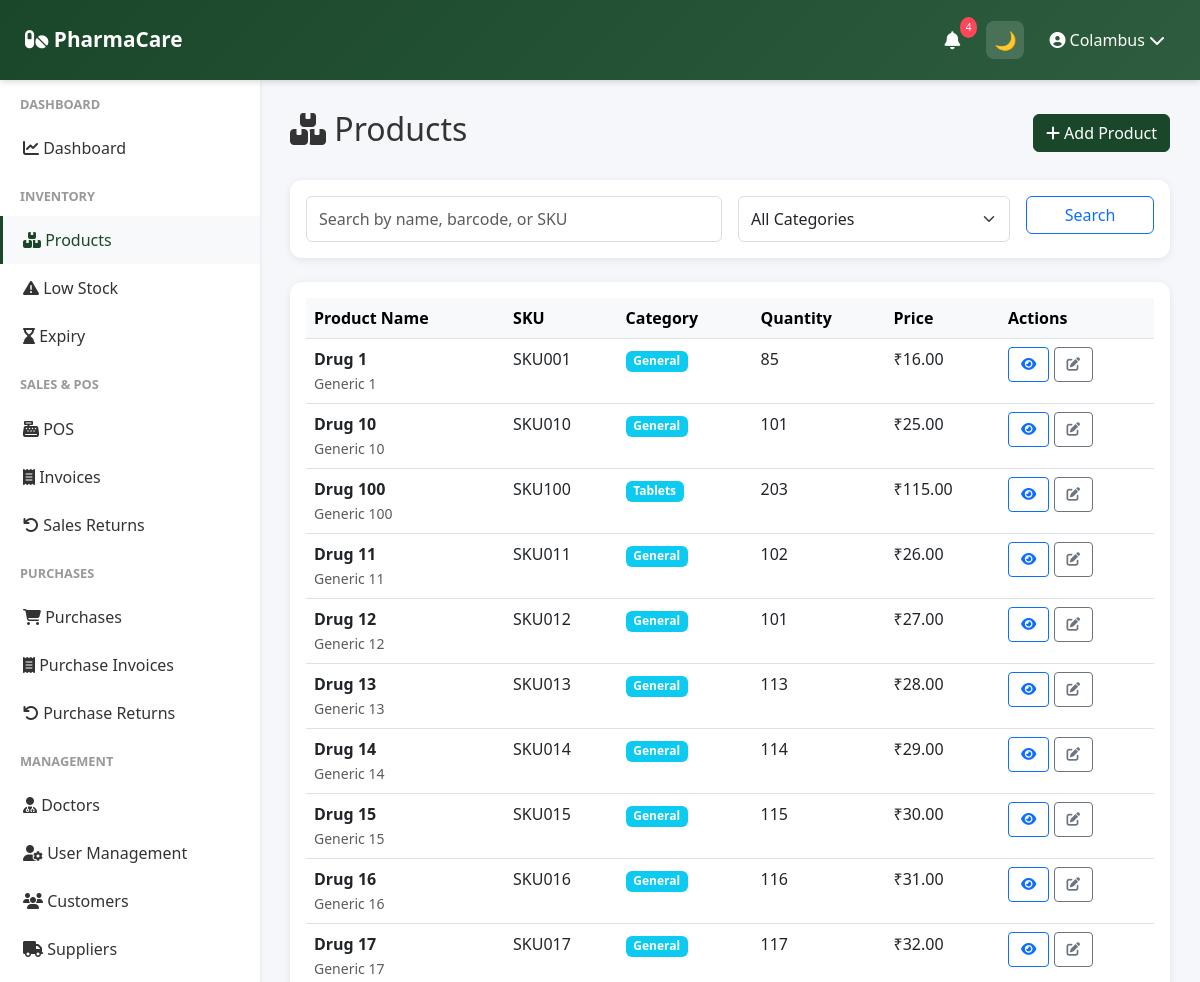
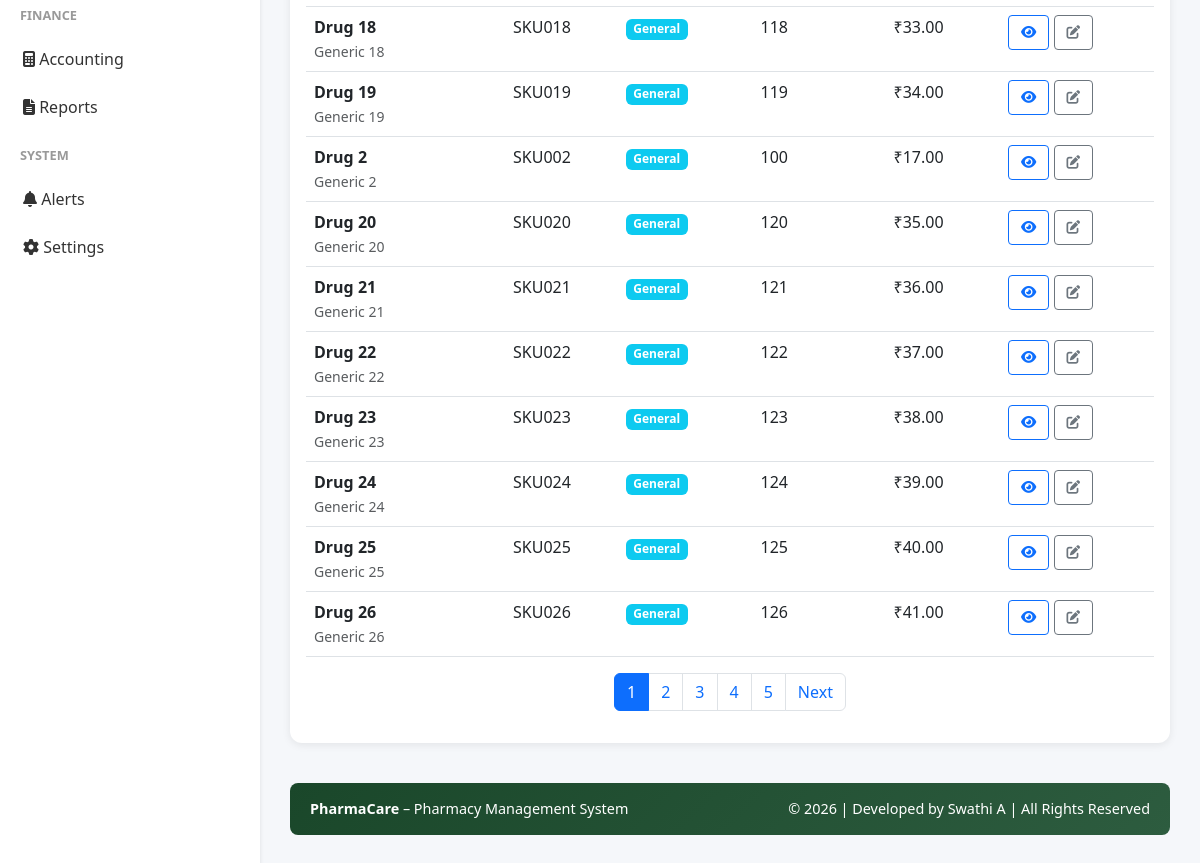
/inventory/products (signed in), run on the app's committed database (2 pictures, top to bottom).
### app/models.py (models this page shows, shortened)
class User(UserMixin, db.Model):
    __tablename__ = 'user'
    id = db.Column(db.Integer, primary_key=True)
    company_id = db.Column(db.Integer, db.ForeignKey('company.id'), nullable=False)
    role = db.Column(db.String(20), default='manager')
    username = db.Column(db.String(255), unique=True, nullable=False)
    password_hash = db.Column(db.String(255), nullable=False)
    is_active = db.Column(db.Boolean, default=True)
    last_login = db.Column(db.DateTime)
    created_date = db.Column(db.DateTime, default=datetime.utcnow)
    updated_date = db.Column(db.DateTime, default=datetime.utcnow, onupdate=datetime.utcnow)
    company = db.relationship('Company', back_populates='user')

class Product(db.Model):
    __tablename__ = 'product'
    id = db.Column(db.Integer, primary_key=True)
    company_id = db.Column(db.Integer, db.ForeignKey('company.id'), nullable=False)
    product_name = db.Column(db.String(255), nullable=False)
    generic_name = db.Column(db.String(255))
    brand = db.Column(db.String(255))
    category = db.Column(db.String(100), nullable=False)
    manufacturer = db.Column(db.String(255))
    batch_number = db.Column(db.String(100))
    barcode = db.Column(db.String(100), unique=True)
    sku = db.Column(db.String(100), unique=True, nullable=False)
    purchase_price = db.Column(db.Float, nullable=False)
    selling_price = db.Column(db.Float, nullable=False)
    mrp = db.Column(db.Float, nullable=False)
    tax_percentage = db.Column(db.Float, default=0)
    manufacturing_date = db.Column(db.DateTime)
    expiry_date = db.Column(db.DateTime)
    quantity = db.Column(db.Integer, default=0)
    minimum_stock_level = db.Column(db.Integer, default=10)
    reorder_level = db.Column(db.Integer, default=20)
    prescription_required = db.Column(db.Boolean, default=False)
    description = db.Column(db.Text)
    image_path = db.Column(db.String(500))
    created_date = db.Column(db.DateTime, default=datetime.utcnow)
    updated_date = db.Column(db.DateTime, default=datetime.utcnow, onupdate=datetime.utcnow)
    is_active = db.Column(db.Boolean, default=True)
    company = db.relationship('Company', back_populates='products')
    stock_movements = db.relationship('StockMovement', back_populates='product', cascade='all, delete-orphan')
    sale_items = db.relationship('SaleItem', back_populates='product', cascade='all, delete-orphan')
    purchase_items = db.relationship('PurchaseItem', back_populates='product', cascade='all, delete-orphan')
    category_id = db.Column(db.Integer, db.ForeignKey('category.id'))
    unit_id = db.Column(db.Integer, db.ForeignKey('unit.id'))
    category_rel = db.relationship('Category', back_populates='products')
    unit_rel = db.relationship('Unit', back_populates='products')

### app/routes/inventory.py (the view, shortened to what this page needs)
@inventory_bp.route('/products')
@login_required
def products_list():
    company_id = current_user.company_id
    page = request.args.get('page', 1, type=int)
    search = request.args.get('search', '')
    query = Product.query.filter_by(company_id=company_id, is_active=True)
    products = query.order_by(Product.product_name).paginate(page=page, per_page=20)
    return render_template('inventory/products_list.html', products=products, search=search)

### app/templates/inventory/products_list.html (shortened to what this page needs)
{% extends "base.html" %}
{% block content %}
<div class="d-flex justify-content-between align-items-center mb-4">
    <h2><i class="fas fa-boxes"></i> Products</h2>
    <a href="{{ url_for('inventory.add_product') }}" class="btn btn-primary">
        <i class="fas fa-plus"></i> Add Product
    </a>
</div>
<div class="card mb-4">
    <div class="card-body">
        <form method="GET" class="row g-3">
            <div class="col-md-6">
                <input type="text" name="search" class="form-control" placeholder="Search by name, barcode, or SKU" value="{{ search }}">
            </div>
            <div class="col-md-4">
                <select name="category" class="form-select">
                    <option value="">All Categories</option>
                </select>
            </div>
            <div class="col-md-2">
                <button type="submit" class="btn btn-outline-primary w-100">Search</button>
            </div>
        </form>
    </div>
</div>
<div class="card">
    <div class="card-body">
        {% if products.items %}
        <div class="table-responsive">
            <table class="table table-hover">
                <thead class="table-light">
                    <tr>
                        <th>Product Name</th>
                        <th>SKU</th>
                        <th>Category</th>
                        <th>Quantity</th>
                        <th>Price</th>
                        <th>Actions</th>
                    </tr>
                </thead>
                <tbody>
                    {% for product in products.items %}
                    <tr>
                        <td>
                            <strong>{{ product.product_name }}</strong><br>
                            <small class="text-muted">{{ product.generic_name or 'N/A' }}</small>
                        </td>
                        <td>{{ product.sku }}</td>
                        <td><span class="badge bg-info">{{ product.category }}</span></td>
                        <td>
                            {% if product.quantity <= product.minimum_stock_level %}
                            <span class="text-danger"><i class="fas fa-exclamation-circle"></i> {{ product.quantity }}</span>
                            {% else %}
                            {{ product.quantity }}
                            {% endif %}
                        </td>
                        <td>₹{{ "%.2f"|format(product.selling_price) }}</td>
                        <td>
                            <a href="{{ url_for('inventory.product_detail', product_id=product.id) }}" class="btn btn-sm btn-outline-primary" title="View">
                                <i class="fas fa-eye"></i>
                            </a>
                            <a href="{{ url_for('inventory.edit_product', product_id=product.id) }}" class="btn btn-sm btn-outline-secondary" title="Edit">
                                <i class="fas fa-edit"></i>
                            </a>
                        </td>
                    </tr>
                    {% endfor %}
                </tbody>
            </table>
        </div>
        {% if products.pages > 1 %}
        <nav aria-label="Page navigation">
            <ul class="pagination justify-content-center">
                {% for page_num in products.iter_pages() %}
                    {% if page_num %}
                    <li class="page-item {% if page_num == products.page %}active{% endif %}">
                        <a class="page-link" href="{{ url_for('inventory.products_list', page=page_num, search=search, category=category) }}">{{ page_num }}</a>
                    </li>
                    {% else %}
                    <li class="page-item disabled"><span class="page-link">...</span></li>
                    {% endif %}
                {% endfor %}
                {% if products.has_next %}
                <li class="page-item">
                    <a class="page-link" href="{{ url_for('inventory.products_list', page=products.next_num, search=search, category=category) }}">Next</a>
                </li>
                {% endif %}
            </ul>
        </nav>
        {% endif %}
        {% else %}
        <p class="text-center text-muted py-4">
            <i class="fas fa-inbox" style="font-size: 2rem; opacity: 0.5;"></i><br>
            No products found. <a href="{{ url_for('inventory.add_product') }}">Add your first product</a>
        </p>
        {% endif %}
    </div>
</div>
{% endblock %}

### app/templates/base.html (shortened to what this page needs)
<!doctype html>
<html lang="en" data-theme="light">
  <head>
    <link
      href="https://cdn.jsdelivr.net/npm/bootstrap@5.3.0/dist/css/bootstrap.min.css"
      rel="stylesheet"
    />
    <link
      rel="stylesheet"
      href="https://cdnjs.cloudflare.com/ajax/libs/font-awesome/6.4.0/css/all.min.css"
    />
  </head>
  <body>
   <nav class="navbar">
  <a class="navbar-brand" href="{{ url_for('dashboard.dashboard') }}">
    <i class="fas fa-pills"></i> PharmaCare
  </a>
  <div class="navbar-right">
    <div class="nav-icon dropdown">
      <a href="#" data-bs-toggle="dropdown">
        <i class="fas fa-bell"></i>
        <span id="alert-badge" class="notification-badge">3</span>
      </a>
    </div>
    <button id="themeToggle" class="nav-icon">
      🌙
    </button>
    <div class="user-menu-navbar dropdown">
      <a href="#" data-bs-toggle="dropdown">
        <i class="fas fa-user-circle"></i>
        {{ current_user.username }}
        <i class="fas fa-chevron-down"></i>
      </a>
    </div>
  </div>
</nav>
    {% if current_user.is_authenticated %}
    <div class="sidebar">
      <nav class="nav flex-column">
        {% if current_user.company and current_user.company.company_name ==
        'Platform Admin' %}
        <div class="nav-section-title">Admin</div>
        <a
          class="nav-link {% if 'admin/companies' in request.path %}active{% endif %}"
          href="{{ url_for('admin.companies_list') }}"
        >
          <i class="fas fa-building"></i> Companies
        </a>
        <a class="nav-link" href="{{ url_for('auth.profile') }}">
          <i class="fas fa-cog"></i> Settings
        </a>
        {% else %}
        <div class="nav-section-title">Dashboard</div>
        <a
          class="nav-link {% if request.endpoint == 'dashboard.dashboard' %}active{% endif %}"
          href="{{ url_for('dashboard.dashboard') }}"
        >
          <i class="fas fa-chart-line"></i> Dashboard
        </a>
        <div class="nav-section-title">Inventory</div>
        <a
          class="nav-link {% if 'inventory' in request.path %}active{% endif %}"
          href="{{ url_for('inventory.products_list') }}"
        >
          <i class="fas fa-boxes"></i> Products
        </a>
        <a
          class="nav-link {% if request.endpoint == 'inventory.low_stock_report' %}active{% endif %}"
          href="{{ url_for('inventory.low_stock_report') }}"
        >
          <i class="fas fa-exclamation-triangle"></i> Low Stock
        </a>
        <a
          class="nav-link {% if request.endpoint == 'inventory.expiry_report' %}active{% endif %}"
          href="{{ url_for('inventory.expiry_report') }}"
        >
          <i class="fas fa-hourglass-end"></i> Expiry
        </a>
        <div class="nav-section-title">Sales & POS</div>
        <a
          class="nav-link {% if request.endpoint == 'sales.pos' %}active{% endif %}"
          href="{{ url_for('sales.pos') }}"
        >
          <i class="fas fa-cash-register"></i> POS
        </a>
        <a
          class="nav-link {% if 'invoices' in request.path %}active{% endif %}"
          href="{{ url_for('sales.invoices_list') }}"
        >
          <i class="fas fa-receipt"></i> Invoices
        </a>
        <a
          class="nav-link {% if request.endpoint == 'sales.sales_returns_list' %}active{% endif %}"
          href="{{ url_for('sales.sales_returns_list') }}"
        >
          <i class="fas fa-undo"></i> Sales Returns
        </a>
<div class="nav-section-title">Purchases</div>
<a
  class="nav-link {% if request.endpoint == 'purchases.purchases_list' %}active{% endif %}"
  href="{{ url_for('purchases.purchases_list') }}"
>
  <i class="fas fa-shopping-cart"></i> Purchases
</a>
<a
  class="nav-link {% if 'purchases' in request.path %}active{% endif %}"
  href="{{ url_for('purchases.purchases_list') }}"
>
  <i class="fas fa-receipt"></i> Purchase Invoices
</a>
<a
  class="nav-link {% if request.endpoint == 'purchases.returns_list' %}active{% endif %}"
  href="{{ url_for('purchases.returns_list') }}"
>
  <i class="fas fa-undo"></i> Purchase Returns
</a>
        <div class="nav-section-title">Management</div>
        <a
          class="nav-link {% if 'doctors' in request.path %}active{% endif %}"
          href="{{ url_for('doctors.doctors_list') }}"
        >
          <i class="fas fa-user-md"></i> Doctors
        </a>
        {% if current_user.role == 'owner' %}
        <a
          class="nav-link {% if 'users' in request.path %}active{% endif %}"
          href="{{ url_for('users.users_list') }}"
        >
          <i class="fas fa-user-cog"></i> User Management
        </a>
        {% endif %}
        <a
          class="nav-link {% if 'customers' in request.path %}active{% endif %}"
          href="{{ url_for('customers.customers_list') }}"
        >
          <i class="fas fa-users"></i> Customers
        </a>
        <a
          class="nav-link {% if 'suppliers' in request.path %}active{% endif %}"
          href="{{ url_for('suppliers.suppliers_list') }}"
        >
          <i class="fas fa-truck"></i> Suppliers
        </a>
        <div class="nav-section-title">Finance</div>
        <a
          class="nav-link {% if 'accounting' in request.path %}active{% endif %}"
          href="{{ url_for('accounting.accounting_dashboard') }}"
        >
          <i class="fas fa-calculator"></i> Accounting
        </a>
        <a
          class="nav-link {% if 'reports' in request.path %}active{% endif %}"
          href="{{ url_for('reports.reports_home') }}"
        >
          <i class="fas fa-file-alt"></i> Reports
        </a>
        <div class="nav-section-title">System</div>
        <a
          class="nav-link {% if request.endpoint == 'alerts.alerts' %}active{% endif %}"
          href="{{ url_for('alerts.alerts') }}"
        >
          <i class="fas fa-bell"></i> Alerts
        </a>
        <a class="nav-link" href="{{ url_for('auth.profile') }}">
          <i class="fas fa-cog"></i> Settings
        </a>
        {% endif %}
      </nav>
    </div>
    {% endif %}
    <div
      class="{% if current_user.is_authenticated %}main-content{% else %}auth-page{% endif %}"
    >
       {% block content %}{% endblock %}
      <footer class="footer text-center">
        <div class="row">
          <div class="col-md-6 text-md-start">
            <strong>PharmaCare</strong> – Pharmacy Management System
          </div>
          <div class="col-md-6 text-md-end">
            © 2026 | Developed by Swathi A | All Rights Reserved
          </div>
        </div>
      </footer>
    </div>
  </body>
</html>

### data on the page
User: username "Colambus"
Product: product_name "Drug 1", generic_name "Generic 1", sku "SKU001", category "General", quantity "85", selling_price "16.00"
Product: product_name "Drug 10", generic_name "Generic 10", sku "SKU010", category "General", quantity "101", selling_price "25.00"
Product: product_name "Drug 100", generic_name "Generic 100", sku "SKU100", category "Tablets", quantity "203", selling_price "115.00"
Product: product_name "Drug 11", generic_name "Generic 11", sku "SKU011", category "General", quantity "102", selling_price "26.00"
Product: product_name "Drug 12", generic_name "Generic 12", sku "SKU012", category "General", quantity "101", selling_price "27.00"
Product: product_name "Drug 13", generic_name "Generic 13", sku "SKU013", category "General", quantity "113", selling_price "28.00"
Product: product_name "Drug 14", generic_name "Generic 14", sku "SKU014", category "General", quantity "114", selling_price "29.00"
Product: product_name "Drug 15", generic_name "Generic 15", sku "SKU015", category "General", quantity "115", selling_price "30.00"
Product: product_name "Drug 16", generic_name "Generic 16", sku "SKU016", category "General", quantity "116", selling_price "31.00"
Product: product_name "Drug 17", generic_name "Generic 17", sku "SKU017", category "General", quantity "117", selling_price "32.00"
Product: product_name "Drug 18", generic_name "Generic 18", sku "SKU018", category "General", quantity "118", selling_price "33.00"
Product: product_name "Drug 19", generic_name "Generic 19", sku "SKU019", category "General", quantity "119", selling_price "34.00"
Product: product_name "Drug 2", generic_name "Generic 2", sku "SKU002", category "General", quantity "100", selling_price "17.00"
Product: product_name "Drug 20", generic_name "Generic 20", sku "SKU020", category "General", quantity "120", selling_price "35.00"
Product: product_name "Drug 21", generic_name "Generic 21", sku "SKU021", category "General", quantity "121", selling_price "36.00"
Product: product_name "Drug 22", generic_name "Generic 22", sku "SKU022", category "General", quantity "122", selling_price "37.00"
Product: product_name "Drug 23", generic_name "Generic 23", sku "SKU023", category "General", quantity "123", selling_price "38.00"
Product: product_name "Drug 24", generic_name "Generic 24", sku "SKU024", category "General", quantity "124", selling_price "39.00"
Product: product_name "Drug 25", generic_name "Generic 25", sku "SKU025", category "General", quantity "125", selling_price "40.00"
Product: product_name "Drug 26", generic_name "Generic 26", sku "SKU026", category "General", quantity "126", selling_price "41.00"

### other printed values
{{ page_num }} "1" "2" "3" "4" "5"
